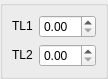
<ui version="4.0" >
 <class>DlgRef_2Spin_QTD</class>
 <widget class="QWidget" name="DlgRef_2Spin_QTD" >
  <property name="geometry" >
   <rect>
    <x>0</x>
    <y>0</y>
    <width>100</width>
    <height>66</height>
   </rect>
  </property>
  <property name="windowTitle" >
   <string/>
  </property>
  <layout class="QGridLayout" >
   <property name="leftMargin" >
    <number>0</number>
   </property>
   <property name="topMargin" >
    <number>0</number>
   </property>
   <property name="rightMargin" >
    <number>0</number>
   </property>
   <property name="bottomMargin" >
    <number>0</number>
   </property>
   <property name="horizontalSpacing" >
    <number>0</number>
   </property>
   <property name="verticalSpacing" >
    <number>0</number>
   </property>
   <item row="0" column="0" >
    <widget class="QGroupBox" name="GroupBox1" >
     <property name="title" >
      <string/>
     </property>
     <layout class="QGridLayout" >
      <property name="leftMargin" >
       <number>9</number>
      </property>
      <property name="topMargin" >
       <number>9</number>
      </property>
      <property name="rightMargin" >
       <number>9</number>
      </property>
      <property name="bottomMargin" >
       <number>9</number>
      </property>
      <property name="horizontalSpacing" >
       <number>6</number>
      </property>
      <property name="verticalSpacing" >
       <number>6</number>
      </property>
      <item row="0" column="0" >
       <widget class="QLabel" name="TextLabel1" >
        <property name="sizePolicy" >
         <sizepolicy vsizetype="Fixed" hsizetype="Fixed" >
          <horstretch>0</horstretch>
          <verstretch>0</verstretch>
         </sizepolicy>
        </property>
        <property name="text" >
         <string>TL1</string>
        </property>
        <property name="wordWrap" >
         <bool>false</bool>
        </property>
       </widget>
      </item>
      <item row="0" column="1" >
       <widget class="SalomeApp_DoubleSpinBox" name="SpinBox_DX" />
      </item>
      <item row="1" column="0" >
       <widget class="QLabel" name="TextLabel2" >
        <property name="sizePolicy" >
         <sizepolicy vsizetype="Fixed" hsizetype="Fixed" >
          <horstretch>0</horstretch>
          <verstretch>0</verstretch>
         </sizepolicy>
        </property>
        <property name="text" >
         <string>TL2</string>
        </property>
        <property name="wordWrap" >
         <bool>false</bool>
        </property>
       </widget>
      </item>
      <item row="1" column="1" >
       <widget class="SalomeApp_DoubleSpinBox" name="SpinBox_DY" />
      </item>
     </layout>
    </widget>
   </item>
  </layout>
 </widget>
 <layoutdefault spacing="6" margin="11" />
 <pixmapfunction>qPixmapFromMimeSource</pixmapfunction>
 <customwidgets>
  <customwidget>
   <class>SalomeApp_DoubleSpinBox</class>
   <extends>QDoubleSpinBox</extends>
   <header location="global" >SalomeApp_DoubleSpinBox.h</header>
  </customwidget>
 </customwidgets>
 <resources/>
 <connections/>
</ui>
